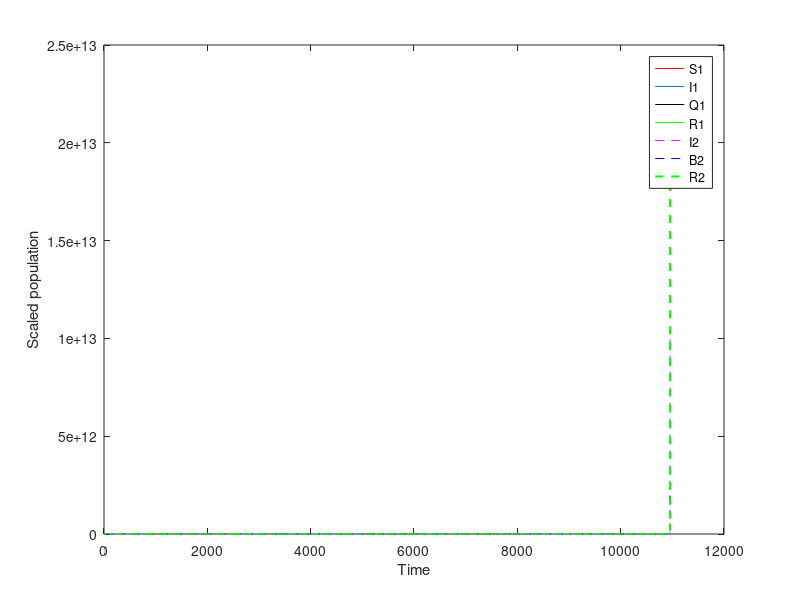

Recreate this plot in MATLAB.
function Normalized 
    d1=0.003;                                             % d1,d3: natural death rate of non-infected nodes;
    d3=0.02;
    tmax=20000*d1;
    %initial = [0.02 0.02 0.01 0.01 0.02 0.02 0.02];       % initial population
    initial = [0.4 0.2 0.02 0.2 0.50 0.25 0.25];
    [t1,y] = ode45(@simulation,[0 tmax],initial);
    t=t1/d1;
    %plot(t,y);
   plot(t,y(:,1),'r',t,y(:,2),'',t,y(:,3),'k',t,y(:,4),'g',t,y(:,5),'--m',t,y(:,6),'--b',t,y(:,7),'--g','LineWidth',1.5);
%   %plot(t,y(:,2),'r',t,y(:,3),'LineWidth',2.5);
    xlabel('Time');
    ylabel('Scaled population');
    legend('S1','I1','Q1','R1','I2','B2','R2');
    function dy= simulation(t,y)
    %Antivirus and Firewall Coefficients
    m1=2;                                                 
    m2=3;
    dy=zeros(7,1);
    b=7.5;
    beta1 = 0.001/d1; beta2 = 0.006/d1 ;eta = 0.004/d1 ;mu = 0.003/d1;alpha = 0.010/d1;         %parameters for targeted class
    d2 = 0.4/d1; lambda = 0.008/d1;
    b1=7.5; 
    theta = 0.10/d3; eta1 =0.175/d3;          %parameters for attacker class
    d4 = 0.075/d3; gamma = 0.0005/d3; delta = 0.009/d3;
    %Reproduction Number
    R=(beta1+1)/(d2+mu+eta+1)
    R1=1/(d2+lambda+1)
    %equations
    dy(1)= 1-2*y(1)+alpha*y(4)- beta1*exp(-m1*y(2))*y(1)*y(2)- beta2*exp(-m2*y(6))*y(1)*y(6)+y(1)*y(1)+d2*y(1)*y(2)+d2*y(1)*y(3)+y(1)*y(4) ;
    dy(2)= beta1*exp(-m1*y(2))*y(1)*y(2)+ beta2*exp(-m2*y(6))*y(1)*y(6)- y(2)-mu*y(2)-eta*y(2)-d2*y(2)+d2*y(3)*y(2)+d2*y(2)*y(2)+y(1)*y(2)+y(4)*y(2) ;
    dy(3)= mu*y(2)-y(3)-lambda*y(3)-d2*y(3)+y(3)*y(1)+y(3)*y(4)+d2*y(3)*y(3)+d2*y(2)*y(3);
    dy(4)= eta*y(2)-alpha*y(4)-2*y(4)+lambda*y(3)+y(4)*y(1)+y(4)*y(4)+d2*y(4)*y(2)+d2*y(4)*y(3) ;
    dy(5)= 1-y(5)-delta*y(5)+theta*y(7)-eta1*y(5)-d4*y(5)+d4*y(5)*y(5)+d4*y(5)*y(6)+y(5)*y(7) ;
    dy(6)= delta*y(5)-y(6)-gamma*y(6)-d4*y(6)+d4*y(6)*y(6)+d4*y(5)*y(6)+y(6)*y(7);
    dy(7)= gamma*y(6)-2*y(7)-theta*y(7)+eta1*y(5)+d4*y(5)*y(7)+d4*y(6)*y(7)+y(7)*y(7);
end
end